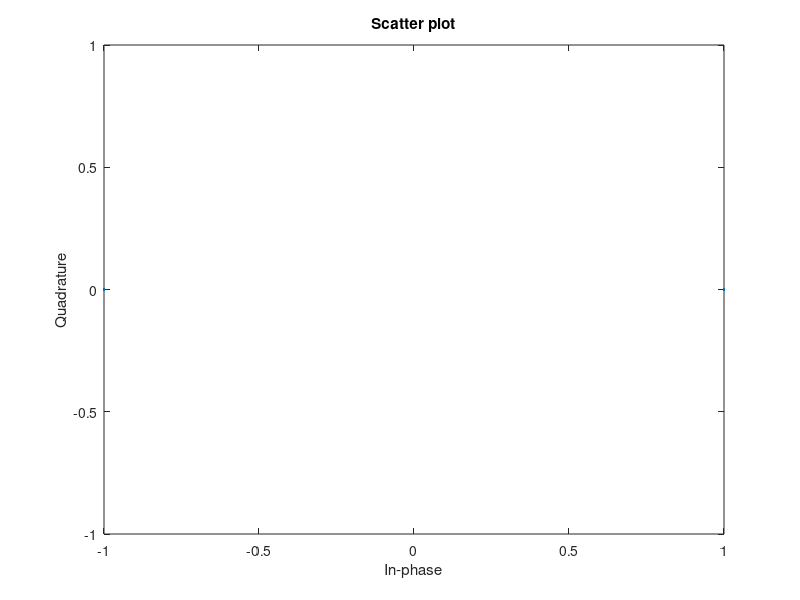
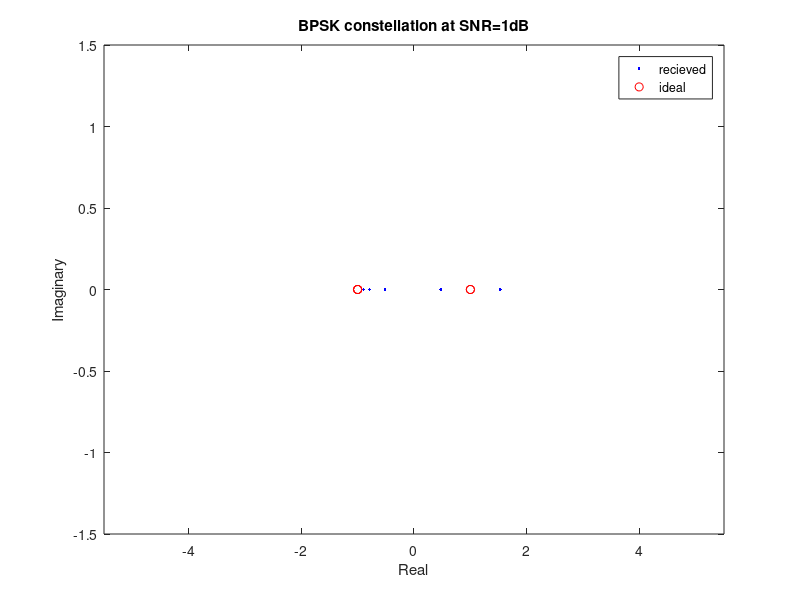
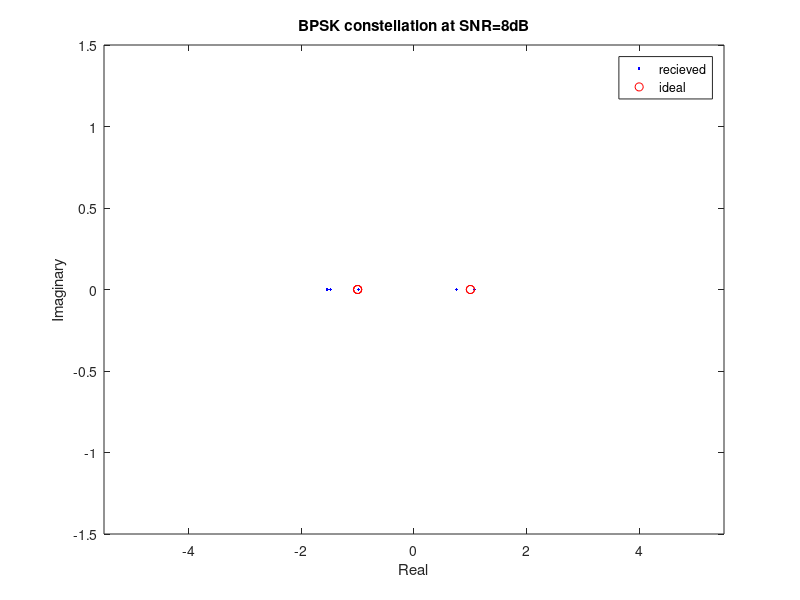
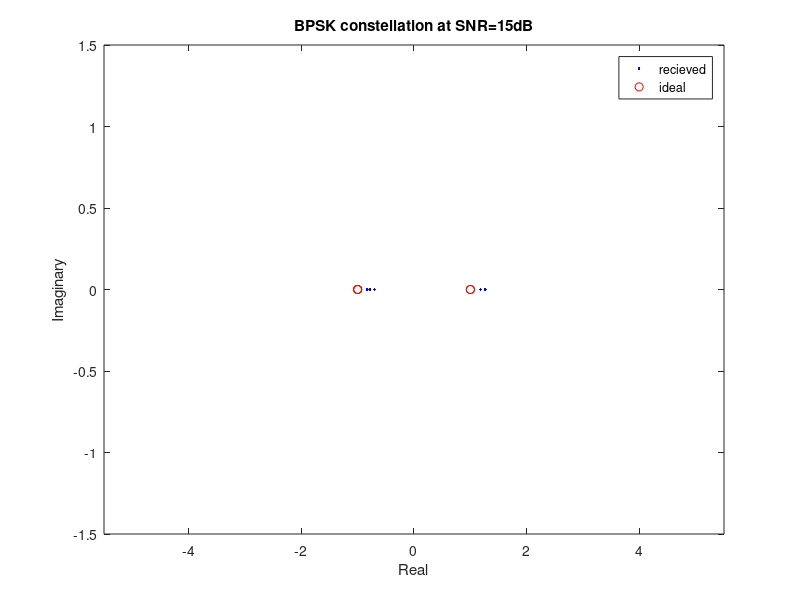

The MATLAB script that drew these images, in order:
%Shift Keying Techniques - BPSK
clc; clear all; close all;

M = 2;                                      %Alphabet size
N = input("Enter the number of symbols:")   %Number of symbols
nb = log(M)/log(2)                          %Number of bits/symbol

%Transmitter
%Bit generation
b = randi([0 1],N*nb,1);                    %Random binary bits
bs = b; bs(bs==0)=-1;                       %converting logical to electrical
xs = bs;
scatterplot(xs);

SNRdB = 1:7:15
for ii=1:length(SNRdB)
    SNRii = SNRdB(ii)
    rn = awgn(xs, SNRii, 'measured');
    figure; plot(real(rn), imag(rn),'b.',bs, imag(b), 'ro'); legend('recieved', 'ideal')
    xlabel("Real"); ylabel("Imaginary")
    title(['BPSK constellation at SNR=' num2str(SNRii), 'dB']); axis([-5.5 5.5 -1.5 1.5])

    bcat=real(rn); bcat(bcat>=0)=1; bcat(bcat<0)=0;

    snr = 10^(SNRii./10);
    Eb_by_No = snr/2;
    Eb_by_No_dB(ii) = 10*log10(Eb_by_No);
    BER_th(ii) = 1/2*erfc(sqrt(Eb_by_No));
    BER(ii) = length(find(b~=bcat))/N;
    EVM = sqrt((sum(bs-real(rn).^2))/N)/var(b)*100;
    EVMdB(ii)=20*log10(EVM);
end
%EnbyNo = 
%semilogy(SNRdB,BER,'b--',SNRdB, BER_th,'r*'); axis([0 max(SNRdB) 10^-5 1])
figure;
semilogy(Eb_by_No_dB, BER, 'b-',Eb_by_No_dB, BER_th, 'b*'); axis([0 12 10^-7 1]);grid on;
xlabel('E_b/N_o(dB)'); ylabel('Bit Error Probability (P_e)'); title('BER performance of BPSK');
